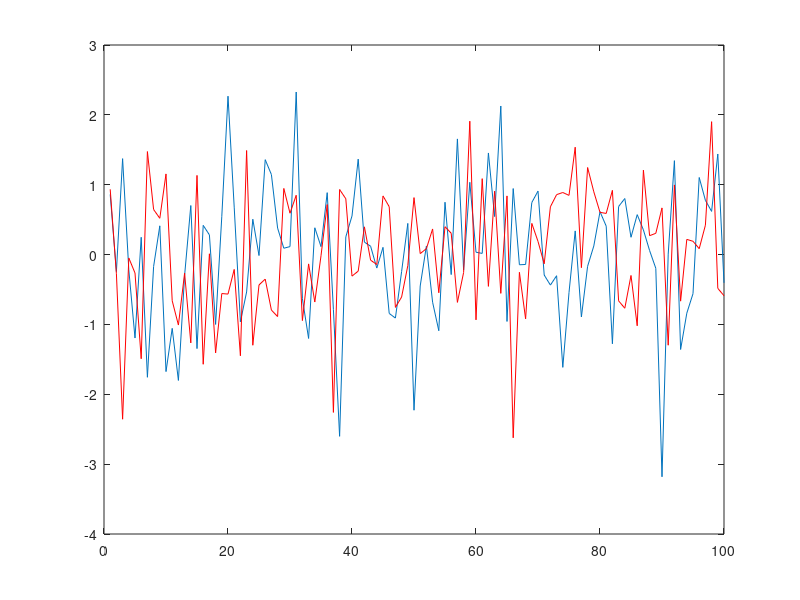
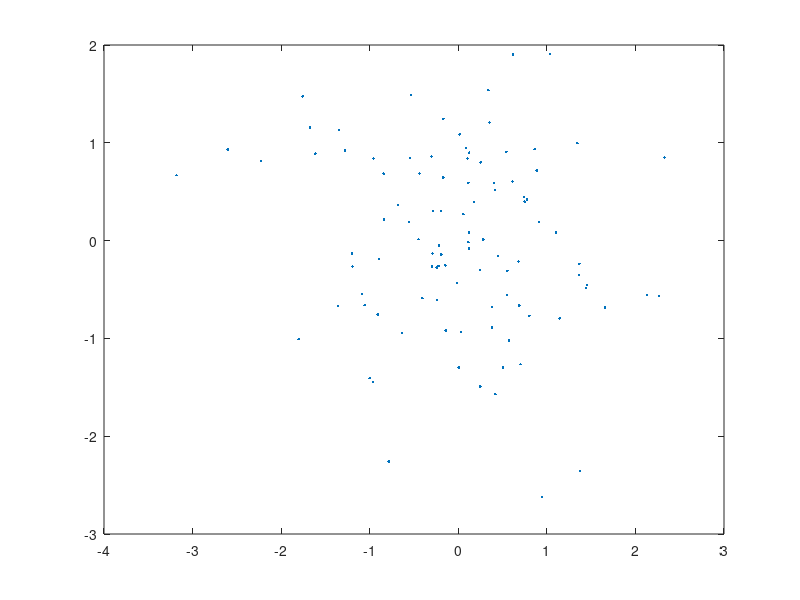
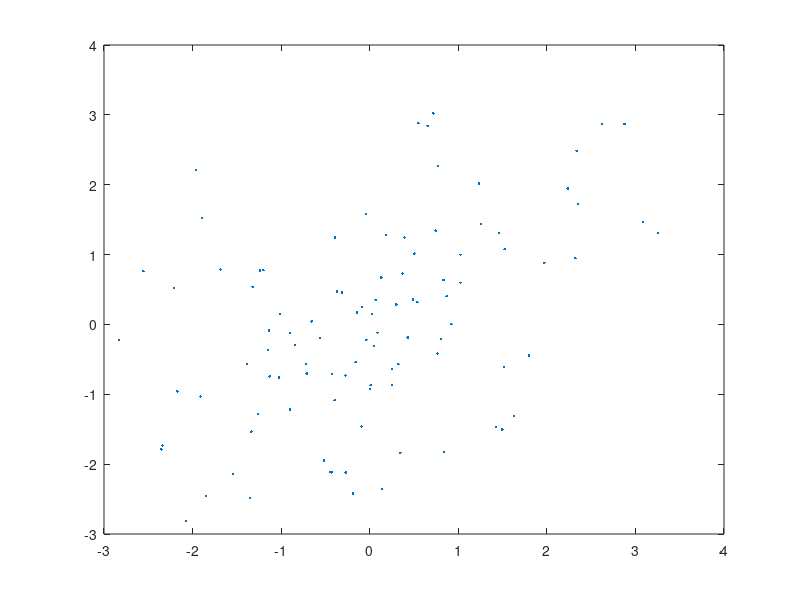
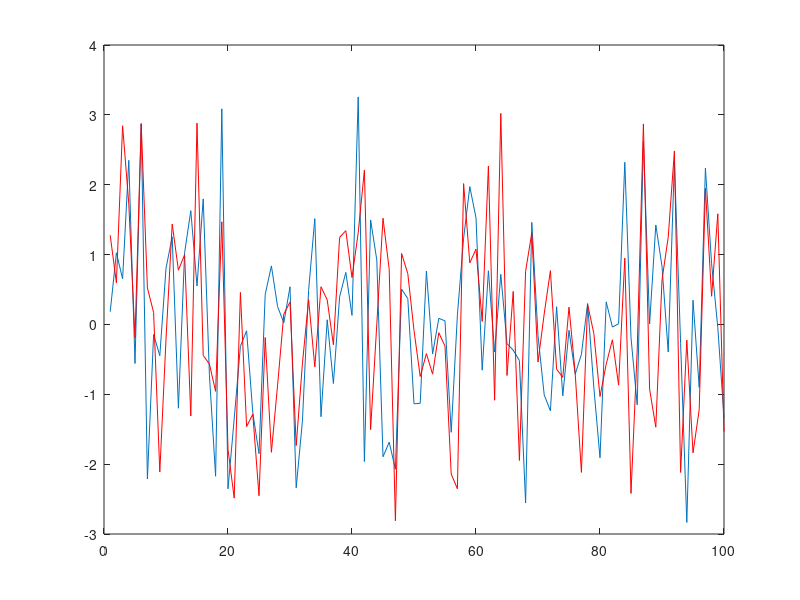

These figures' MATLAB source, in order: (Note: this script raises an error after producing the figures.)
% dealing with the concept of covariance

% create some random vectors
x = randn(1,100);
x = x-mean(x);
y = randn(1,100);
y = y-mean(y);

covxy = (x*y')/99;
figure;plot(x);hold on;plot(y,'r');
figure;plot(x,y,'.');

c = randn(1,100);
x = randn(1,100)+c;
x = x-mean(x);
y = randn(1,100)+c;
y = y-mean(y);

covxy = (x*y')/99
figure;plot(x,y,'.');
figure;plot(x);hold on;plot(y,'r');

c = randn(1,100);
x = randn(1,100)+2.*c;
x = x-mean(x);
y = randn(1,100)+2.*c;
y = y-mean(y);

covxy = (x*y')/99
figure;plot(x,y,'.');
figure;plot(x);hold on;plot(y,'r');

c = randn(1,100);
x = randn(1,100)+2.*c;
x = x-mean(x);
y = randn(1,100)-2.*c;
y = y-mean(y);

covxy = (x*y')/99
figure;plot(x,y,'.');
figure;plot(x);hold on;plot(y,'r');

% compute the covariance matrix from some simulated data in 2 different
% ways
[data,time]=ni2_activation; 
[data2,time]=ni2_activation('frequency',11,'latency',0.48); 
sens=ni2_sensors('type','eeg'); 
headmodel=ni2_headmodel('type','spherical','nshell',3); 
leadfield=ni2_leadfield(sens,headmodel,[4.9 0 6.2 0 1 0]); 
leadfield2=ni2_leadfield(sens,headmodel,[-5.3 0 5.9 1 0 0]); 

%way 1
sensordata=leadfield*data+leadfield2*data2;
C1=sensordata*sensordata';

%way 2
sourcecov=[data;data2]*[data;data2]';
C2=leadfield*leadfield'   * sourcecov(1,1)   + ...
   leadfield*leadfield2'  * sourcecov(1,2)   + ...
   leadfield2*leadfield'  * sourcecov(2,1)   + ...
   leadfield2*leadfield2' * sourcecov(2,2);
 
 

%% do the beamforming on some simulated data

% create a leadfield for a few locations
sens=ni2_sensors('type','meg');

headmodel=ni2_headmodel('type','spherical','nshell',1);
leadfield1=ni2_leadfield(sens,headmodel,[4.9 0 6.2 0 1 0]); % position 2352 in grid
leadfield2=ni2_leadfield(sens,headmodel,[-5.3 0 5.9 1 0 0]); % position 2342 in grid
leadfield3=ni2_leadfield(sens,headmodel,[4.2 -2 7 0 0.2 0.7]); % 2674
leadfield4=ni2_leadfield(sens,headmodel,[-2 -7.8 3 -1 0 0]); % 1110

% create the time course of activation
[s1,t1]=ni2_activation('latency',.45,'frequency',3);
[s2,t2]=ni2_activation('latency',.5);
[s3,t3]=ni2_activation('latency',.55,'frequency',30);
[s4,t4]=ni2_activation('latency',.5, 'frequency',15);

% create the sensor data
sensordata=leadfield1*s1+leadfield2*s2+leadfield3*s3+leadfield4*s4+randn(301,1000)*0.04e-8;

% create a 3D grid
sourcemodel=ni2_sourcemodel('type','grid','resolution',1);

% use FieldTrip to quickly compute the forward model
cfg = [];
cfg.grid = sourcemodel;
cfg.grad = sens;
cfg.vol  = headmodel;
%cfg.normalize = 'yes';
sourcemodel = ft_prepare_leadfield(cfg);
L = cat(2,sourcemodel.leadfield{sourcemodel.inside});

% compute the covariance
C  = cov(sensordata');
iC = pinv(C); % so that we compute it only once
iCr = inv(C+eye(301)*5e-19);

% compute the beamformer spatial filter
for ii=1:size(L,2)/3
  indx=(ii-1)*3+(1:3);
  Lr=L(:,indx);  % Lr is the leadfield for source r
  wbfr(indx,:)=pinv(Lr'*iCr*Lr)*Lr'*iCr;
  wbf(indx,:)=pinv(Lr'*iC*Lr)*Lr'*iC;
end
sbf=wbf*sensordata;
sbfr=wbfr*sensordata;

wmn=L'*inv(L*L'+eye(301)*1e-15);
smn=wmn*sensordata;

sel=find(ismember(find(sourcemodel.inside), [1110 2342 2352 2674]));
sel=repmat((sel-1)*3,1,3)+repmat(1:3,numel(sel),1);

figure;
%subplot(1,2,1);plot(t1,sbf(sel(1,:),:));
subplot(1,2,1);plot(t1,sbfr(sel(1,:),:));
subplot(1,2,2);plot(t1,s4);
%subplot(1,2,2);plot(t1,smn(sel(1,:),:));

figure;
subplot(1,2,1);plot(t1,sbf(sel(2,:),:));
subplot(1,2,2);plot(t1,s2);
%subplot(1,2,2);plot(t1,smn(sel(2,:),:));

figure;
subplot(1,2,1);plot(t1,sbfr(sel(3,:),:));
subplot(1,2,2);plot(t1,s1);
%subplot(1,2,2);plot(t1,smn(sel(3,:),:));

figure;
subplot(1,2,1);plot(t1,sbf(sel(4,:),:));
subplot(1,2,2);plot(t1,s3);
%subplot(1,2,2);plot(t1,smn(sel(4,:),:));


% compute the beamformer spatial filter with limited data available
R10  = cov(sensordata(:,491:500)');
iR10 = inv(R10+eye(301)*0.1e-25);
% compute the beamformer spatial filter
for ii=1:size(L,2)/3
  indx=(ii-1)*3+(1:3);
  Lr=L(:,indx); % Lr is the leadfield for source r
  wbf10(indx,:)=pinv(Lr'*iR10*Lr)*Lr'*iR10;
end
sbf10 = wbf10*sensordata;

figure;
subplot(2,2,1);plot(t1,sbf(sel(1,:),:)); xlabel('sbf');
subplot(2,2,2);plot(t1,sbfr(sel(1,:),:)); xlabel('sbfr');
subplot(2,2,3);plot(t1,sbf10(sel(1,:),:)); xlabel('sbf10');
subplot(2,2,4);plot(t1,s4); xlabel('simulated source 4');

figure;
subplot(2,2,1);plot(t1,sbf(sel(2,:),:)); xlabel('sbf');
subplot(2,2,2);plot(t1,sbfr(sel(2,:),:)); xlabel('sbfr');
subplot(2,2,3);plot(t1,sbf10(sel(2,:),:)); xlabel('sbf10');
subplot(2,2,4);plot(t1,s2); xlabel('simulated source 2');

figure;
subplot(2,2,1);plot(t1,sbf(sel(3,:),:)); xlabel('sbf');
subplot(2,2,2);plot(t1,sbfr(sel(3,:),:)); xlabel('sbfr');
subplot(2,2,3);plot(t1,sbf10(sel(3,:),:)); xlabel('sbf10');
subplot(2,2,4);plot(t1,s1); xlabel('simulated source 1');

figure;
subplot(2,2,1);plot(t1,sbf(sel(4,:),:)); xlabel('sbf');
subplot(2,2,2);plot(t1,sbfr(sel(4,:),:)); xlabel('sbfr');
subplot(2,2,3);plot(t1,sbf10(sel(4,:),:)); xlabel('sbf10');
subplot(2,2,4);plot(t1,s3); xlabel('simulated source 3');

%% depth bias

pbf = var(sbf,[],2);
pbf = sum(reshape(pbf,3,[]));

source.pos=sourcemodel.pos;
source.dim=sourcemodel.dim;
source.inside=sourcemodel.inside;
source.avg.pow=zeros(size(source.pos,1),1);
source.avg.pow(source.inside)=pbf;

cfg = [];
cfg.funparameter='avg.pow';
cfg.method='slice';
cfg.nslices=10;
cfg.funcolorlim=[0 0.2];
ft_sourceplot(cfg,source);

%% contrast between 2 conditions
% create the sensor data for the second condition
sensordata2=1.25.*leadfield1*s1+0.8.*leadfield2*s2+0.8.*leadfield3*s3+1.25.*leadfield4*s4+randn(301,1000)*0.04e-8;

% compute the covariance
C2  = cov([sensordata sensordata2]');
iC2 = pinv(C2); % so that we compute it only once
iCr2 = inv(C2+eye(301)*1e-19);

% compute the beamformer spatial filter
for ii=1:size(L,2)/3
  indx=(ii-1)*3+(1:3);
  Lr=L(:,indx);  % Lr is the leadfield for source r
  wbfr2(indx,:)=pinv(Lr'*iCr2*Lr)*Lr'*iCr2;
end
sbfr2=wbfr2*sensordata2;
pbfr2=var(sbfr2,[],2);
pbfr2=sum(reshape(pbfr2,3,[]));
sbfr1=wbfr2*sensordata;
pbfr1=var(sbfr1,[],2);
pbfr1=sum(reshape(pbfr1,3,[]));
source.avg.pow(source.inside)=(pbfr1-pbfr2)./(pbfr1+pbfr2);

cfg = [];
cfg.funparameter='avg.pow';
cfg.method='slice';
cfg.nslices=10;
cfg.funcolorlim=[-.2 .2];
ft_sourceplot(cfg,source);

%% correlated sources
sens=ni2_sensors('type','meg');
headmodel=ni2_headmodel('type','spherical','nshell',1);
leadfield1=ni2_leadfield(sens,headmodel,[-5.3 0 5.9 1 0 0]); % position 2342 in grid
leadfield2=ni2_leadfield(sens,headmodel,[4.9 0 6.2 0 1 0]); % position 2352 in grid

% create the time course of activation
[s1,t1]=ni2_activation('latency',.5,'frequency',10);
[s2,t2]=ni2_activation('latency',.478,'frequency',10);
corr(s1',s2')

% create the sensor data
sensordata=leadfield1*s1+leadfield2*s2+randn(301,1000)*0.04e-8;

% create a 3D grid
sourcemodel=ni2_sourcemodel('type','grid','resolution',1);

% use FieldTrip to quickly compute the forward model
cfg = [];
cfg.grid = sourcemodel;
cfg.grad = sens;
cfg.vol  = headmodel;
%cfg.normalize = 'yes';
sourcemodel = ft_prepare_leadfield(cfg);
L = cat(2,sourcemodel.leadfield{sourcemodel.inside});

% compute the covariance
C  = cov(sensordata');
iCr = inv(C+eye(301)*5e-19);

% compute the beamformer spatial filter
for ii=1:size(L,2)/3
  indx=(ii-1)*3+(1:3);
  Lr=L(:,indx);  % Lr is the leadfield for source r
  wbfr(indx,:)=pinv(Lr'*iCr*Lr)*Lr'*iCr;
end
sbfr=wbfr*sensordata;

sel=find(ismember(find(sourcemodel.inside), [2342 2352]));
sel=repmat((sel-1)*3,1,3)+repmat(1:3,numel(sel),1);

figure;
subplot(1,2,1);plot(t1,sbfr(sel(1,:),:));
subplot(1,2,2);plot(t1,s1);

figure;
subplot(1,2,1);plot(t1,sbfr(sel(2,:),:));
subplot(1,2,2);plot(t1,s2);

pbf=var(sbfr,[],2);
pbf=sum(reshape(pbf,3,numel(pbf)/3));

source.pos=sourcemodel.pos;
source.dim=sourcemodel.dim;
source.inside=sourcemodel.inside;
source.avg.pow=zeros(size(source.pos,1),1);
source.avg.pow(source.inside)=pbf;
 
cfg=[];
cfg.funparameter='avg.pow';
cfg.method='slice';
cfg.nslices=4;
cfg.slicerange=[5 8];
cfg.funcolorlim=[0 0.08];
ft_sourceplot(cfg,source);


